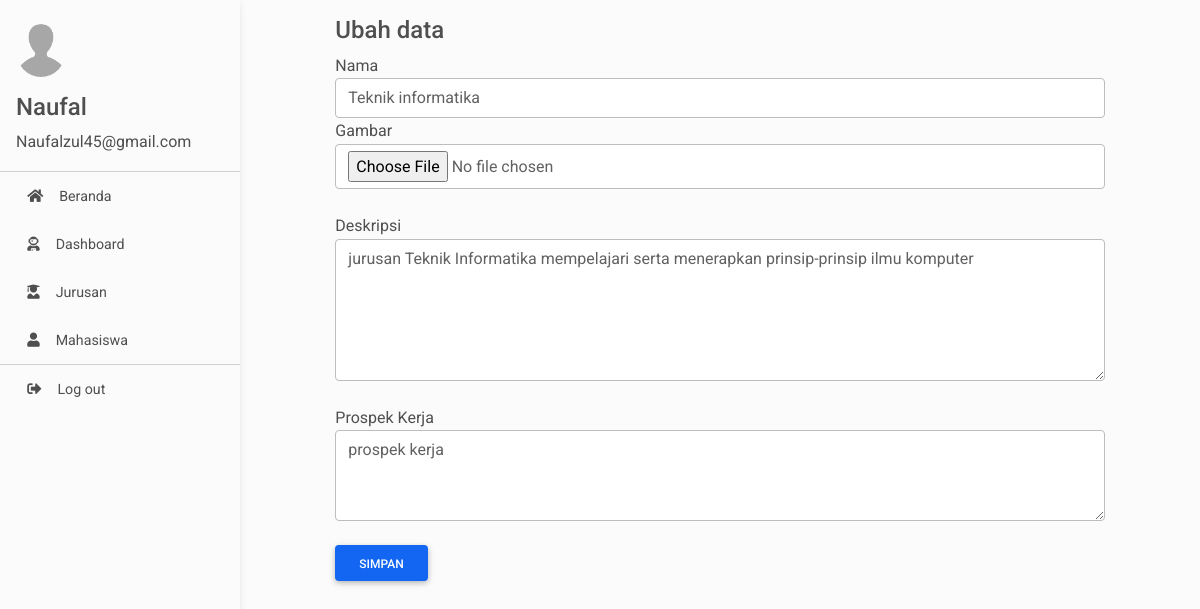
The page /admin/edit-jurusan.php?id=1 (signed in) on the database its author committed.
### tables this page shows
CREATE TABLE `jurusan` (
  `id` int(11) NOT NULL,
  `nama` varchar(30) NOT NULL,
  `deskripsi` varchar(500) NOT NULL,
  `prospek_kerja` varchar(500) NOT NULL,
  `gambar` varchar(500) NOT NULL
);

### admin/edit-jurusan.php (the view, shortened to what this page needs)
<?php
require('../config/database.php');
$id = $_GET['id'];
$sql = "SELECT * FROM jurusan WHERE id='$id'";
$data = mysqli_query($DB_CONNECTION, $sql);
$jurusan = mysqli_fetch_array($data);
?>
<html lang="en"><head>
    <link rel="stylesheet" href="https://use.fontawesome.com/releases/v5.11.2/css/all.css">
    <link rel="stylesheet" href="../css/admin/index.css">
    <link rel="stylesheet" href="../css/admin/index2.css">
</head>
  <body>
    <div id="full-screen-example" class="sidenav bg-light sidenav-dark" data-color="dark" data-mode="side" data-hidden="false" data-scroll-container="#scrollContainer" style="width: 240px; height: 100vh; position: fixed; transition: all 0.3s linear 0s; transform: translateX(0%);">
      <div class="mt-4">
        <div id="header-content" class="pl-3">
          <img  src="../img/default.png" alt="avatar" class="rounded-circle img-fluid mb-3" style="max-width: 50px;">
          <h4>
            <span style="white-space: nowrap;"><?= $_SESSION['nama_depan']; ?></span>
          </h4>
          <p><?= $_SESSION['email']; ?></p>
        </div>
        <hr class="mb-0">
      </div>
      <div id="scrollContainer" class="ps ps--active-y" style="max-height: calc(100% - 245px); position: relative;">
        <ul class="sidenav-menu">
        <li class="sidenav-item">
            <a class="sidenav-link ripple-surface" href="../index.php" tabindex="1"> <i class="fas fa-home pr-3"></i>Beranda</a>
          </li>
          <li class="sidenav-item">
            <a class="sidenav-link ripple-surface" href="index.php" tabindex="1"> <i class="fas fa-user-astronaut pr-3"></i>Dashboard</a>
          </li>
          <li class="sidenav-item">
            <a class="sidenav-link ripple-surface" href="jurusan.php" tabindex="1"> <i class="fas fa-user-graduate pr-3"></i>Jurusan</a>
          </li>
          <li class="sidenav-item">
            <a class="sidenav-link ripple-surface" href="mahasiswa.php" tabindex="1"> <i class="fas fa-user pr-3"></i>Mahasiswa</a>
          </li>
        </ul>
        <hr class="m-0">
        <ul class="sidenav-menu">
          <li class="sidenav-item">
            <a class="sidenav-link ripple-surface" tabindex="1" href="../index.php"> <i class="fas fa-sign-out-alt pr-3"></i>Log out</a>
          </li>
        </ul>
      </div>
    </div>
    <div class="mdb-page-content page-intro bg-light">
      <div class="container-fluid py-3">
        <div class="row">
          <div class="col-10 m-auto">
            <h4>Ubah data</h4>
          </div>
          <div class="col-10 m-auto">
            <form action="" method="post" enctype="multipart/form-data">
                <div class="form-group">
                    <label for="exampleInputEmail1">Nama</label>
                    <input name="nama" type="text" class="form-control" id="exampleInputEmail1" aria-describedby="emailHelp" placeholder="Nama" value="<?= $jurusan['nama'] ?>">
                </div>
                <div class="form-group mb-4">
                    <label for="exampleInputPassword1">Gambar</label>
                    <input name="gambar" type="file" class="form-control" id="exampleInputPassword1" placeholder="Gambar">
                </div>
                <div class="form-group mb-4">
                    <label for="exampleInputPassword1">Deskripsi</label>
                    <textarea name="deskripsi" class="form-control" cols="30" rows="5" placeholder="deskripsi"><?= $jurusan['deskripsi'] ?></textarea>
                </div>
                <div class="form-group mb-4">
                    <label for="exampleInputPassword1">Prospek Kerja</label>
                    <textarea type="text" rows="3" name="prospek_kerja" class="form-control" id="exampleInputPassword1" placeholder="Prospek Kerja"><?= $jurusan['prospek_kerja'] ?></textarea>
                </div>
                <input type="submit" class="btn btn-primary" value="Simpan" name="submit"></input>
                </form>
          </div>
        </div>
      </div>
    </div>
</body></html>

### admin/edit-jurusan.php (style rules this page uses)
.page-intro { background-color: white; width: 100vw; min-height: 100vh; }
img { max-width: 80%; }
.mdb-page-content { padding-left: 240px; transition: padding 0.3s linear; }
INPUT:not(:-webkit-autofill),SELECT:not(:-webkit-autofill),TEXTAREA:not(:-webkit-autofill) { animation-name:onautofillcancel }

### rows shown on the page
jurusan: nama "Teknik informatika", deskripsi "jurusan Teknik Informatika mempelajari serta menerapkan prinsip-prinsip ilmu komputer", prospek_kerja "prospek kerja"

### other values the page prints
$_SESSION['nama_depan'] "Naufal"
$_SESSION['email'] "Naufalzul45@gmail.com"
